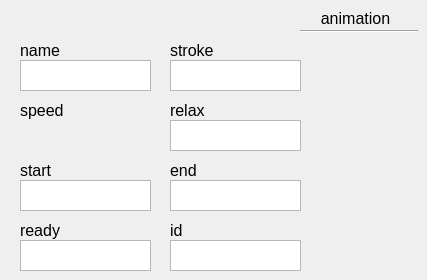
    <widget class="QWidget" name="animationTab">
     <attribute name="title">
      <string>animation</string>
     </attribute>
     <widget class="QLabel" name="idLabel_14">
      <property name="geometry">
       <rect>
        <x>310</x>
        <y>10</y>
        <width>91</width>
        <height>16</height>
       </rect>
      </property>
      <property name="font">
       <font>
        <pointsize>12</pointsize>
       </font>
      </property>
      <property name="text">
       <string>animation</string>
      </property>
      <property name="alignment">
       <set>Qt::AlignCenter</set>
      </property>
     </widget>
     <widget class="Line" name="line_3">
      <property name="geometry">
       <rect>
        <x>300</x>
        <y>30</y>
        <width>118</width>
        <height>3</height>
       </rect>
      </property>
      <property name="orientation">
       <enum>Qt::Horizontal</enum>
      </property>
     </widget>
     <widget class="QLabel" name="postureLabel_3">
      <property name="geometry">
       <rect>
        <x>20</x>
        <y>40</y>
        <width>61</width>
        <height>20</height>
       </rect>
      </property>
      <property name="font">
       <font>
        <pointsize>12</pointsize>
       </font>
      </property>
      <property name="text">
       <string>name</string>
      </property>
      <property name="alignment">
       <set>Qt::AlignLeading|Qt::AlignLeft|Qt::AlignVCenter</set>
      </property>
     </widget>
     <widget class="QPlainTextEdit" name="animationNameBox">
      <property name="geometry">
       <rect>
        <x>20</x>
        <y>60</y>
        <width>131</width>
        <height>31</height>
       </rect>
      </property>
      <property name="accessibleName">
       <string>name</string>
      </property>
     </widget>
     <widget class="QLabel" name="postureLabel_4">
      <property name="geometry">
       <rect>
        <x>20</x>
        <y>100</y>
        <width>61</width>
        <height>20</height>
       </rect>
      </property>
      <property name="font">
       <font>
        <pointsize>12</pointsize>
       </font>
      </property>
      <property name="text">
       <string>speed</string>
      </property>
      <property name="alignment">
       <set>Qt::AlignLeading|Qt::AlignLeft|Qt::AlignVCenter</set>
      </property>
     </widget>
     <widget class="QPlainTextEdit" name="animationStartBox">
      <property name="geometry">
       <rect>
        <x>20</x>
        <y>180</y>
        <width>131</width>
        <height>31</height>
       </rect>
      </property>
      <property name="accessibleName">
       <string>start</string>
      </property>
     </widget>
     <widget class="QLabel" name="postureLabel_5">
      <property name="geometry">
       <rect>
        <x>20</x>
        <y>160</y>
        <width>61</width>
        <height>20</height>
       </rect>
      </property>
      <property name="font">
       <font>
        <pointsize>12</pointsize>
       </font>
      </property>
      <property name="text">
       <string>start</string>
      </property>
      <property name="alignment">
       <set>Qt::AlignLeading|Qt::AlignLeft|Qt::AlignVCenter</set>
      </property>
     </widget>
     <widget class="QPlainTextEdit" name="animationReadyBox">
      <property name="geometry">
       <rect>
        <x>20</x>
        <y>240</y>
        <width>131</width>
        <height>31</height>
       </rect>
      </property>
      <property name="accessibleName">
       <string>ready</string>
      </property>
     </widget>
     <widget class="QLabel" name="postureLabel_6">
      <property name="geometry">
       <rect>
        <x>20</x>
        <y>220</y>
        <width>61</width>
        <height>20</height>
       </rect>
      </property>
      <property name="font">
       <font>
        <pointsize>12</pointsize>
       </font>
      </property>
      <property name="text">
       <string>ready</string>
      </property>
      <property name="alignment">
       <set>Qt::AlignLeading|Qt::AlignLeft|Qt::AlignVCenter</set>
      </property>
     </widget>
     <widget class="QLabel" name="postureLabel_7">
      <property name="geometry">
       <rect>
        <x>170</x>
        <y>40</y>
        <width>61</width>
        <height>20</height>
       </rect>
      </property>
      <property name="font">
       <font>
        <pointsize>12</pointsize>
       </font>
      </property>
      <property name="text">
       <string>stroke</string>
      </property>
      <property name="alignment">
       <set>Qt::AlignLeading|Qt::AlignLeft|Qt::AlignVCenter</set>
      </property>
     </widget>
     <widget class="QPlainTextEdit" name="animationStrokeBox">
      <property name="geometry">
       <rect>
        <x>170</x>
        <y>60</y>
        <width>131</width>
        <height>31</height>
       </rect>
      </property>
      <property name="accessibleName">
       <string>stroke</string>
      </property>
     </widget>
     <widget class="QLabel" name="postureLabel_8">
      <property name="geometry">
       <rect>
        <x>170</x>
        <y>100</y>
        <width>61</width>
        <height>20</height>
       </rect>
      </property>
      <property name="font">
       <font>
        <pointsize>12</pointsize>
       </font>
      </property>
      <property name="text">
       <string>relax</string>
      </property>
      <property name="alignment">
       <set>Qt::AlignLeading|Qt::AlignLeft|Qt::AlignVCenter</set>
      </property>
     </widget>
     <widget class="QPlainTextEdit" name="animationRelaxBox">
      <property name="geometry">
       <rect>
        <x>170</x>
        <y>120</y>
        <width>131</width>
        <height>31</height>
       </rect>
      </property>
      <property name="accessibleName">
       <string>relax</string>
      </property>
     </widget>
     <widget class="QLabel" name="postureLabel_9">
      <property name="geometry">
       <rect>
        <x>170</x>
        <y>160</y>
        <width>61</width>
        <height>20</height>
       </rect>
      </property>
      <property name="font">
       <font>
        <pointsize>12</pointsize>
       </font>
      </property>
      <property name="text">
       <string>end</string>
      </property>
      <property name="alignment">
       <set>Qt::AlignLeading|Qt::AlignLeft|Qt::AlignVCenter</set>
      </property>
     </widget>
     <widget class="QPlainTextEdit" name="animationsEndBox">
      <property name="geometry">
       <rect>
        <x>170</x>
        <y>180</y>
        <width>131</width>
        <height>31</height>
       </rect>
      </property>
      <property name="accessibleName">
       <string>end</string>
      </property>
     </widget>
     <widget class="QLabel" name="postureLabel_10">
      <property name="geometry">
       <rect>
        <x>170</x>
        <y>220</y>
        <width>61</width>
        <height>20</height>
       </rect>
      </property>
      <property name="font">
       <font>
        <pointsize>12</pointsize>
       </font>
      </property>
      <property name="text">
       <string>id</string>
      </property>
      <property name="alignment">
       <set>Qt::AlignLeading|Qt::AlignLeft|Qt::AlignVCenter</set>
      </property>
     </widget>
     <widget class="QPlainTextEdit" name="animationIdBox">
      <property name="geometry">
       <rect>
        <x>170</x>
        <y>240</y>
        <width>131</width>
        <height>31</height>
       </rect>
      </property>
      <property name="accessibleName">
       <string>id</string>
      </property>
     </widget>
    </widget>
